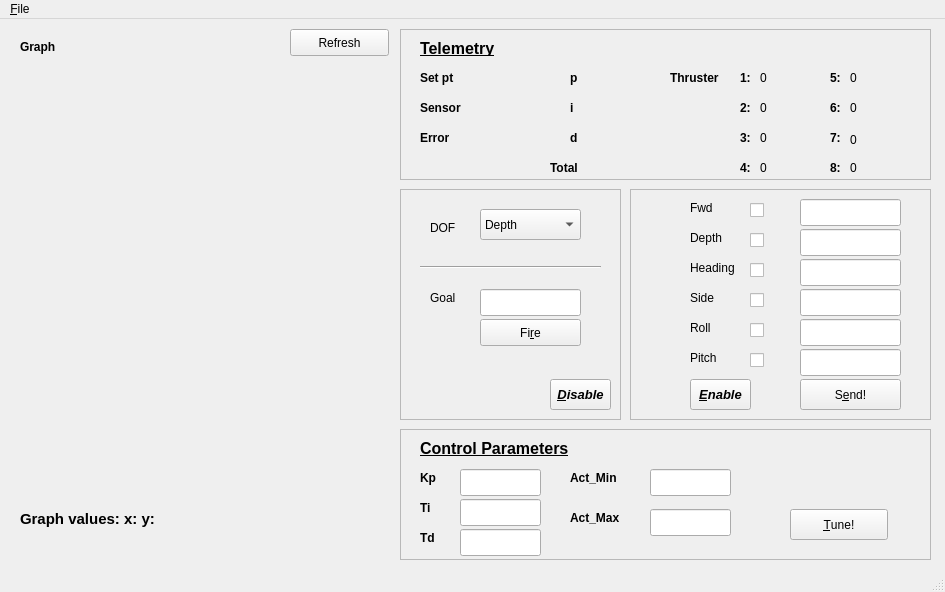
<?xml version="1.0" encoding="UTF-8"?>
<ui version="4.0">
 <class>ControlSysUI</class>
 <widget class="QMainWindow" name="ControlSysUI">
  <property name="geometry">
   <rect>
    <x>0</x>
    <y>0</y>
    <width>945</width>
    <height>592</height>
   </rect>
  </property>
  <property name="windowTitle">
   <string>Control System UI</string>
  </property>
  <property name="tabShape">
   <enum>QTabWidget::Rounded</enum>
  </property>
  <widget class="QWidget" name="centralwidget">
   <widget class="QWidget" name="horizontalLayoutWidget">
    <property name="geometry">
     <rect>
      <x>20</x>
      <y>50</y>
      <width>371</width>
      <height>431</height>
     </rect>
    </property>
    <layout class="QHBoxLayout" name="graph">
     <item>
      <widget class="QCustomPlot" name="graph_canvas" native="true">
       <property name="cursor">
        <cursorShape>CrossCursor</cursorShape>
       </property>
      </widget>
     </item>
    </layout>
   </widget>
   <widget class="QLabel" name="graph_label">
    <property name="geometry">
     <rect>
      <x>20</x>
      <y>20</y>
      <width>66</width>
      <height>17</height>
     </rect>
    </property>
    <property name="text">
     <string>&lt;html&gt;&lt;head/&gt;&lt;body&gt;&lt;p&gt;&lt;span style=&quot; font-weight:600;&quot;&gt;Graph&lt;/span&gt;&lt;/p&gt;&lt;/body&gt;&lt;/html&gt;</string>
    </property>
   </widget>
   <widget class="QFrame" name="telemetry_box">
    <property name="geometry">
     <rect>
      <x>400</x>
      <y>10</y>
      <width>531</width>
      <height>151</height>
     </rect>
    </property>
    <property name="frameShape">
     <enum>QFrame::StyledPanel</enum>
    </property>
    <widget class="QLabel" name="setpt_label">
     <property name="geometry">
      <rect>
       <x>20</x>
       <y>40</y>
       <width>51</width>
       <height>17</height>
      </rect>
     </property>
     <property name="font">
      <font>
       <weight>75</weight>
       <bold>true</bold>
      </font>
     </property>
     <property name="text">
      <string>Set pt</string>
     </property>
    </widget>
    <widget class="QLabel" name="sensor_label">
     <property name="geometry">
      <rect>
       <x>20</x>
       <y>70</y>
       <width>51</width>
       <height>17</height>
      </rect>
     </property>
     <property name="font">
      <font>
       <weight>75</weight>
       <bold>true</bold>
      </font>
     </property>
     <property name="text">
      <string>Sensor</string>
     </property>
    </widget>
    <widget class="QLabel" name="error_label">
     <property name="geometry">
      <rect>
       <x>20</x>
       <y>100</y>
       <width>51</width>
       <height>17</height>
      </rect>
     </property>
     <property name="font">
      <font>
       <weight>75</weight>
       <bold>true</bold>
      </font>
     </property>
     <property name="text">
      <string>Error</string>
     </property>
    </widget>
    <widget class="QLabel" name="KP_label">
     <property name="geometry">
      <rect>
       <x>170</x>
       <y>40</y>
       <width>21</width>
       <height>17</height>
      </rect>
     </property>
     <property name="font">
      <font>
       <weight>75</weight>
       <bold>true</bold>
      </font>
     </property>
     <property name="text">
      <string>p</string>
     </property>
    </widget>
    <widget class="QLabel" name="KI_label">
     <property name="geometry">
      <rect>
       <x>170</x>
       <y>70</y>
       <width>21</width>
       <height>17</height>
      </rect>
     </property>
     <property name="font">
      <font>
       <weight>75</weight>
       <bold>true</bold>
      </font>
     </property>
     <property name="text">
      <string>i</string>
     </property>
    </widget>
    <widget class="QLabel" name="KD_label">
     <property name="geometry">
      <rect>
       <x>170</x>
       <y>100</y>
       <width>21</width>
       <height>17</height>
      </rect>
     </property>
     <property name="font">
      <font>
       <weight>75</weight>
       <bold>true</bold>
      </font>
     </property>
     <property name="text">
      <string>d</string>
     </property>
    </widget>
    <widget class="QLabel" name="output_label">
     <property name="geometry">
      <rect>
       <x>150</x>
       <y>130</y>
       <width>51</width>
       <height>17</height>
      </rect>
     </property>
     <property name="font">
      <font>
       <weight>75</weight>
       <bold>true</bold>
      </font>
     </property>
     <property name="text">
      <string>Total</string>
     </property>
    </widget>
    <widget class="QLabel" name="thruster_label">
     <property name="geometry">
      <rect>
       <x>270</x>
       <y>40</y>
       <width>61</width>
       <height>17</height>
      </rect>
     </property>
     <property name="font">
      <font>
       <weight>75</weight>
       <bold>true</bold>
      </font>
     </property>
     <property name="text">
      <string>Thruster</string>
     </property>
    </widget>
    <widget class="QLabel" name="setpt_val">
     <property name="geometry">
      <rect>
       <x>80</x>
       <y>40</y>
       <width>66</width>
       <height>17</height>
      </rect>
     </property>
     <property name="text">
      <string/>
     </property>
    </widget>
    <widget class="QLabel" name="sensor_val">
     <property name="geometry">
      <rect>
       <x>80</x>
       <y>70</y>
       <width>66</width>
       <height>17</height>
      </rect>
     </property>
     <property name="text">
      <string/>
     </property>
    </widget>
    <widget class="QLabel" name="error_val">
     <property name="geometry">
      <rect>
       <x>80</x>
       <y>100</y>
       <width>66</width>
       <height>17</height>
      </rect>
     </property>
     <property name="text">
      <string/>
     </property>
    </widget>
    <widget class="QLabel" name="p_val">
     <property name="geometry">
      <rect>
       <x>190</x>
       <y>40</y>
       <width>66</width>
       <height>17</height>
      </rect>
     </property>
     <property name="text">
      <string/>
     </property>
    </widget>
    <widget class="QLabel" name="i_val">
     <property name="geometry">
      <rect>
       <x>190</x>
       <y>70</y>
       <width>66</width>
       <height>17</height>
      </rect>
     </property>
     <property name="text">
      <string/>
     </property>
    </widget>
    <widget class="QLabel" name="d_val">
     <property name="geometry">
      <rect>
       <x>190</x>
       <y>100</y>
       <width>66</width>
       <height>17</height>
      </rect>
     </property>
     <property name="text">
      <string/>
     </property>
    </widget>
    <widget class="QLabel" name="total_val">
     <property name="geometry">
      <rect>
       <x>190</x>
       <y>130</y>
       <width>66</width>
       <height>17</height>
      </rect>
     </property>
     <property name="text">
      <string/>
     </property>
    </widget>
    <widget class="QLabel" name="thruster_val_1">
     <property name="geometry">
      <rect>
       <x>360</x>
       <y>40</y>
       <width>66</width>
       <height>17</height>
      </rect>
     </property>
     <property name="text">
      <string>0</string>
     </property>
    </widget>
    <widget class="QLabel" name="telemetry_label">
     <property name="geometry">
      <rect>
       <x>20</x>
       <y>10</y>
       <width>81</width>
       <height>17</height>
      </rect>
     </property>
     <property name="font">
      <font>
       <pointsize>12</pointsize>
       <weight>75</weight>
       <italic>true</italic>
       <bold>true</bold>
       <underline>true</underline>
      </font>
     </property>
     <property name="text">
      <string>&lt;html&gt;&lt;head/&gt;&lt;body&gt;&lt;p&gt;&lt;span style=&quot; font-style:normal;&quot;&gt;Telemetry&lt;/span&gt;&lt;/p&gt;&lt;/body&gt;&lt;/html&gt;</string>
     </property>
    </widget>
    <widget class="QLabel" name="thruster_val_2">
     <property name="geometry">
      <rect>
       <x>360</x>
       <y>70</y>
       <width>66</width>
       <height>17</height>
      </rect>
     </property>
     <property name="text">
      <string>0</string>
     </property>
    </widget>
    <widget class="QLabel" name="thruster_val_3">
     <property name="geometry">
      <rect>
       <x>360</x>
       <y>100</y>
       <width>66</width>
       <height>17</height>
      </rect>
     </property>
     <property name="text">
      <string>0</string>
     </property>
    </widget>
    <widget class="QLabel" name="thruster_val_4">
     <property name="geometry">
      <rect>
       <x>360</x>
       <y>130</y>
       <width>66</width>
       <height>17</height>
      </rect>
     </property>
     <property name="text">
      <string>0</string>
     </property>
    </widget>
    <widget class="QLabel" name="thruster_val_8">
     <property name="geometry">
      <rect>
       <x>450</x>
       <y>130</y>
       <width>66</width>
       <height>17</height>
      </rect>
     </property>
     <property name="text">
      <string>0</string>
     </property>
    </widget>
    <widget class="QLabel" name="thruster_val_6">
     <property name="geometry">
      <rect>
       <x>450</x>
       <y>70</y>
       <width>66</width>
       <height>17</height>
      </rect>
     </property>
     <property name="text">
      <string>0</string>
     </property>
    </widget>
    <widget class="QLabel" name="thruster_val_7">
     <property name="geometry">
      <rect>
       <x>450</x>
       <y>100</y>
       <width>71</width>
       <height>21</height>
      </rect>
     </property>
     <property name="text">
      <string>0</string>
     </property>
    </widget>
    <widget class="QLabel" name="thruster_val_5">
     <property name="geometry">
      <rect>
       <x>450</x>
       <y>40</y>
       <width>66</width>
       <height>17</height>
      </rect>
     </property>
     <property name="text">
      <string>0</string>
     </property>
    </widget>
    <widget class="QLabel" name="thruster_label_2">
     <property name="geometry">
      <rect>
       <x>340</x>
       <y>40</y>
       <width>21</width>
       <height>17</height>
      </rect>
     </property>
     <property name="font">
      <font>
       <weight>75</weight>
       <bold>true</bold>
      </font>
     </property>
     <property name="text">
      <string>1:</string>
     </property>
    </widget>
    <widget class="QLabel" name="thruster_label_3">
     <property name="geometry">
      <rect>
       <x>340</x>
       <y>70</y>
       <width>21</width>
       <height>17</height>
      </rect>
     </property>
     <property name="font">
      <font>
       <weight>75</weight>
       <bold>true</bold>
      </font>
     </property>
     <property name="text">
      <string>2:</string>
     </property>
    </widget>
    <widget class="QLabel" name="thruster_label_4">
     <property name="geometry">
      <rect>
       <x>340</x>
       <y>100</y>
       <width>21</width>
       <height>17</height>
      </rect>
     </property>
     <property name="font">
      <font>
       <weight>75</weight>
       <bold>true</bold>
      </font>
     </property>
     <property name="text">
      <string>3:</string>
     </property>
    </widget>
    <widget class="QLabel" name="thruster_label_5">
     <property name="geometry">
      <rect>
       <x>340</x>
       <y>130</y>
       <width>21</width>
       <height>17</height>
      </rect>
     </property>
     <property name="font">
      <font>
       <weight>75</weight>
       <bold>true</bold>
      </font>
     </property>
     <property name="text">
      <string>4:</string>
     </property>
    </widget>
    <widget class="QLabel" name="thruster_label_6">
     <property name="geometry">
      <rect>
       <x>430</x>
       <y>40</y>
       <width>21</width>
       <height>17</height>
      </rect>
     </property>
     <property name="font">
      <font>
       <weight>75</weight>
       <bold>true</bold>
      </font>
     </property>
     <property name="text">
      <string>5:</string>
     </property>
    </widget>
    <widget class="QLabel" name="thruster_label_7">
     <property name="geometry">
      <rect>
       <x>430</x>
       <y>70</y>
       <width>21</width>
       <height>17</height>
      </rect>
     </property>
     <property name="font">
      <font>
       <weight>75</weight>
       <bold>true</bold>
      </font>
     </property>
     <property name="text">
      <string>6:</string>
     </property>
    </widget>
    <widget class="QLabel" name="thruster_label_8">
     <property name="geometry">
      <rect>
       <x>430</x>
       <y>100</y>
       <width>21</width>
       <height>17</height>
      </rect>
     </property>
     <property name="font">
      <font>
       <weight>75</weight>
       <bold>true</bold>
      </font>
     </property>
     <property name="text">
      <string>7:</string>
     </property>
    </widget>
    <widget class="QLabel" name="thruster_label_9">
     <property name="geometry">
      <rect>
       <x>430</x>
       <y>130</y>
       <width>21</width>
       <height>17</height>
      </rect>
     </property>
     <property name="font">
      <font>
       <weight>75</weight>
       <bold>true</bold>
      </font>
     </property>
     <property name="text">
      <string>8:</string>
     </property>
    </widget>
   </widget>
   <widget class="QFrame" name="controparam_frame">
    <property name="geometry">
     <rect>
      <x>400</x>
      <y>410</y>
      <width>531</width>
      <height>131</height>
     </rect>
    </property>
    <property name="frameShape">
     <enum>QFrame::StyledPanel</enum>
    </property>
    <property name="frameShadow">
     <enum>QFrame::Raised</enum>
    </property>
    <widget class="QLabel" name="actmin_label">
     <property name="geometry">
      <rect>
       <x>170</x>
       <y>40</y>
       <width>61</width>
       <height>17</height>
      </rect>
     </property>
     <property name="font">
      <font>
       <weight>75</weight>
       <bold>true</bold>
      </font>
     </property>
     <property name="text">
      <string>Act_Min</string>
     </property>
    </widget>
    <widget class="QLabel" name="actmax_label">
     <property name="geometry">
      <rect>
       <x>170</x>
       <y>80</y>
       <width>71</width>
       <height>17</height>
      </rect>
     </property>
     <property name="font">
      <font>
       <weight>75</weight>
       <bold>true</bold>
      </font>
     </property>
     <property name="text">
      <string>Act_Max</string>
     </property>
    </widget>
    <widget class="QLabel" name="con_KD_label">
     <property name="geometry">
      <rect>
       <x>20</x>
       <y>100</y>
       <width>51</width>
       <height>17</height>
      </rect>
     </property>
     <property name="font">
      <font>
       <weight>75</weight>
       <bold>true</bold>
      </font>
     </property>
     <property name="text">
      <string>Td</string>
     </property>
    </widget>
    <widget class="QLabel" name="con_KI_label">
     <property name="geometry">
      <rect>
       <x>20</x>
       <y>70</y>
       <width>51</width>
       <height>17</height>
      </rect>
     </property>
     <property name="font">
      <font>
       <weight>75</weight>
       <bold>true</bold>
      </font>
     </property>
     <property name="text">
      <string>Ti</string>
     </property>
    </widget>
    <widget class="QLabel" name="Controlpara_label">
     <property name="geometry">
      <rect>
       <x>20</x>
       <y>10</y>
       <width>151</width>
       <height>17</height>
      </rect>
     </property>
     <property name="text">
      <string>&lt;html&gt;&lt;head/&gt;&lt;body&gt;&lt;p&gt;&lt;span style=&quot; font-size:12pt; font-weight:600; text-decoration: underline;&quot;&gt;Control Parameters&lt;/span&gt;&lt;/p&gt;&lt;/body&gt;&lt;/html&gt;</string>
     </property>
    </widget>
    <widget class="QLabel" name="con_KP_label">
     <property name="geometry">
      <rect>
       <x>20</x>
       <y>40</y>
       <width>51</width>
       <height>17</height>
      </rect>
     </property>
     <property name="font">
      <font>
       <weight>75</weight>
       <bold>true</bold>
      </font>
     </property>
     <property name="text">
      <string>Kp</string>
     </property>
    </widget>
    <widget class="QLineEdit" name="conKpVal">
     <property name="geometry">
      <rect>
       <x>60</x>
       <y>40</y>
       <width>81</width>
       <height>27</height>
      </rect>
     </property>
    </widget>
    <widget class="QLineEdit" name="conTiVal">
     <property name="geometry">
      <rect>
       <x>60</x>
       <y>70</y>
       <width>81</width>
       <height>27</height>
      </rect>
     </property>
    </widget>
    <widget class="QLineEdit" name="conMinVal">
     <property name="geometry">
      <rect>
       <x>250</x>
       <y>40</y>
       <width>81</width>
       <height>27</height>
      </rect>
     </property>
    </widget>
    <widget class="QLineEdit" name="conMaxVal">
     <property name="geometry">
      <rect>
       <x>250</x>
       <y>80</y>
       <width>81</width>
       <height>27</height>
      </rect>
     </property>
    </widget>
    <widget class="QPushButton" name="tuneButton">
     <property name="geometry">
      <rect>
       <x>390</x>
       <y>80</y>
       <width>98</width>
       <height>31</height>
      </rect>
     </property>
     <property name="text">
      <string>&amp;Tune!</string>
     </property>
     <property name="shortcut">
      <string>Ctrl+E</string>
     </property>
    </widget>
    <widget class="QLineEdit" name="conTdVal">
     <property name="geometry">
      <rect>
       <x>60</x>
       <y>100</y>
       <width>81</width>
       <height>27</height>
      </rect>
     </property>
    </widget>
   </widget>
   <widget class="QFrame" name="advanced_frame">
    <property name="geometry">
     <rect>
      <x>630</x>
      <y>170</y>
      <width>301</width>
      <height>231</height>
     </rect>
    </property>
    <property name="frameShape">
     <enum>QFrame::StyledPanel</enum>
    </property>
    <property name="frameShadow">
     <enum>QFrame::Raised</enum>
    </property>
    <widget class="QLabel" name="Fwd_label">
     <property name="geometry">
      <rect>
       <x>60</x>
       <y>10</y>
       <width>51</width>
       <height>17</height>
      </rect>
     </property>
     <property name="text">
      <string>Fwd</string>
     </property>
    </widget>
    <widget class="QCheckBox" name="fwd_check">
     <property name="geometry">
      <rect>
       <x>120</x>
       <y>10</y>
       <width>41</width>
       <height>22</height>
      </rect>
     </property>
     <property name="text">
      <string/>
     </property>
    </widget>
    <widget class="QLineEdit" name="fwd_val">
     <property name="geometry">
      <rect>
       <x>170</x>
       <y>10</y>
       <width>101</width>
       <height>27</height>
      </rect>
     </property>
    </widget>
    <widget class="QLabel" name="Depth_label">
     <property name="geometry">
      <rect>
       <x>60</x>
       <y>40</y>
       <width>51</width>
       <height>17</height>
      </rect>
     </property>
     <property name="text">
      <string>Depth</string>
     </property>
    </widget>
    <widget class="QCheckBox" name="depth_check">
     <property name="geometry">
      <rect>
       <x>120</x>
       <y>40</y>
       <width>41</width>
       <height>22</height>
      </rect>
     </property>
     <property name="text">
      <string/>
     </property>
     <property name="checked">
      <bool>false</bool>
     </property>
    </widget>
    <widget class="QLineEdit" name="depth_val">
     <property name="geometry">
      <rect>
       <x>170</x>
       <y>40</y>
       <width>101</width>
       <height>27</height>
      </rect>
     </property>
    </widget>
    <widget class="QLineEdit" name="yaw_val">
     <property name="geometry">
      <rect>
       <x>170</x>
       <y>70</y>
       <width>101</width>
       <height>27</height>
      </rect>
     </property>
    </widget>
    <widget class="QLabel" name="yaw_label">
     <property name="geometry">
      <rect>
       <x>60</x>
       <y>70</y>
       <width>61</width>
       <height>17</height>
      </rect>
     </property>
     <property name="text">
      <string>Heading</string>
     </property>
    </widget>
    <widget class="QCheckBox" name="yaw_check">
     <property name="geometry">
      <rect>
       <x>120</x>
       <y>70</y>
       <width>41</width>
       <height>22</height>
      </rect>
     </property>
     <property name="text">
      <string/>
     </property>
    </widget>
    <widget class="QLineEdit" name="sm_val">
     <property name="geometry">
      <rect>
       <x>170</x>
       <y>100</y>
       <width>101</width>
       <height>27</height>
      </rect>
     </property>
    </widget>
    <widget class="QCheckBox" name="sm_check">
     <property name="geometry">
      <rect>
       <x>120</x>
       <y>100</y>
       <width>41</width>
       <height>22</height>
      </rect>
     </property>
     <property name="text">
      <string/>
     </property>
    </widget>
    <widget class="QLabel" name="sm_label">
     <property name="geometry">
      <rect>
       <x>60</x>
       <y>100</y>
       <width>51</width>
       <height>17</height>
      </rect>
     </property>
     <property name="text">
      <string>Side</string>
     </property>
    </widget>
    <widget class="QPushButton" name="sendButton">
     <property name="geometry">
      <rect>
       <x>170</x>
       <y>190</y>
       <width>101</width>
       <height>31</height>
      </rect>
     </property>
     <property name="text">
      <string>S&amp;end!</string>
     </property>
     <property name="shortcut">
      <string>Ctrl+E</string>
     </property>
    </widget>
    <widget class="QPushButton" name="enabledButton">
     <property name="geometry">
      <rect>
       <x>60</x>
       <y>190</y>
       <width>61</width>
       <height>31</height>
      </rect>
     </property>
     <property name="font">
      <font>
       <pointsize>10</pointsize>
       <weight>75</weight>
       <italic>true</italic>
       <bold>true</bold>
      </font>
     </property>
     <property name="text">
      <string>&amp;Enable</string>
     </property>
     <property name="shortcut">
      <string>Ctrl+E</string>
     </property>
    </widget>
    <widget class="QLabel" name="sm_label_2">
     <property name="enabled">
      <bool>true</bool>
     </property>
     <property name="geometry">
      <rect>
       <x>60</x>
       <y>130</y>
       <width>51</width>
       <height>17</height>
      </rect>
     </property>
     <property name="text">
      <string>Roll</string>
     </property>
    </widget>
    <widget class="QCheckBox" name="roll_check">
     <property name="enabled">
      <bool>true</bool>
     </property>
     <property name="geometry">
      <rect>
       <x>120</x>
       <y>130</y>
       <width>41</width>
       <height>22</height>
      </rect>
     </property>
     <property name="text">
      <string/>
     </property>
    </widget>
    <widget class="QLineEdit" name="roll_val">
     <property name="enabled">
      <bool>true</bool>
     </property>
     <property name="geometry">
      <rect>
       <x>170</x>
       <y>130</y>
       <width>101</width>
       <height>27</height>
      </rect>
     </property>
    </widget>
    <widget class="QLineEdit" name="pitch_val">
     <property name="enabled">
      <bool>true</bool>
     </property>
     <property name="geometry">
      <rect>
       <x>170</x>
       <y>160</y>
       <width>101</width>
       <height>27</height>
      </rect>
     </property>
    </widget>
    <widget class="QLabel" name="sm_label_3">
     <property name="enabled">
      <bool>true</bool>
     </property>
     <property name="geometry">
      <rect>
       <x>60</x>
       <y>160</y>
       <width>51</width>
       <height>17</height>
      </rect>
     </property>
     <property name="text">
      <string>Pitch</string>
     </property>
    </widget>
    <widget class="QCheckBox" name="pitch_check">
     <property name="enabled">
      <bool>true</bool>
     </property>
     <property name="geometry">
      <rect>
       <x>120</x>
       <y>160</y>
       <width>41</width>
       <height>22</height>
      </rect>
     </property>
     <property name="text">
      <string/>
     </property>
    </widget>
   </widget>
   <widget class="QLabel" name="graphvalues">
    <property name="geometry">
     <rect>
      <x>20</x>
      <y>490</y>
      <width>321</width>
      <height>21</height>
     </rect>
    </property>
    <property name="font">
     <font>
      <pointsize>11</pointsize>
      <weight>75</weight>
      <bold>true</bold>
     </font>
    </property>
    <property name="text">
     <string>&lt;html&gt;&lt;head/&gt;&lt;body&gt;&lt;p&gt;Graph values:  x:       y:&lt;/p&gt;&lt;/body&gt;&lt;/html&gt;</string>
    </property>
    <property name="textFormat">
     <enum>Qt::AutoText</enum>
    </property>
   </widget>
   <widget class="QFrame" name="frame">
    <property name="geometry">
     <rect>
      <x>400</x>
      <y>170</y>
      <width>221</width>
      <height>231</height>
     </rect>
    </property>
    <property name="frameShape">
     <enum>QFrame::StyledPanel</enum>
    </property>
    <property name="frameShadow">
     <enum>QFrame::Raised</enum>
    </property>
    <widget class="QPushButton" name="fireButton">
     <property name="geometry">
      <rect>
       <x>80</x>
       <y>130</y>
       <width>101</width>
       <height>27</height>
      </rect>
     </property>
     <property name="autoFillBackground">
      <bool>true</bool>
     </property>
     <property name="text">
      <string>Fi&amp;re</string>
     </property>
     <property name="shortcut">
      <string>Ctrl+R</string>
     </property>
     <property name="checkable">
      <bool>false</bool>
     </property>
    </widget>
    <widget class="QLineEdit" name="goal_val">
     <property name="geometry">
      <rect>
       <x>80</x>
       <y>100</y>
       <width>101</width>
       <height>27</height>
      </rect>
     </property>
     <property name="cursor">
      <cursorShape>IBeamCursor</cursorShape>
     </property>
    </widget>
    <widget class="QLabel" name="Goal_label">
     <property name="geometry">
      <rect>
       <x>30</x>
       <y>100</y>
       <width>51</width>
       <height>17</height>
      </rect>
     </property>
     <property name="text">
      <string>Goal</string>
     </property>
    </widget>
    <widget class="QLabel" name="DOF_label">
     <property name="geometry">
      <rect>
       <x>30</x>
       <y>30</y>
       <width>51</width>
       <height>17</height>
      </rect>
     </property>
     <property name="text">
      <string>DOF</string>
     </property>
    </widget>
    <widget class="QComboBox" name="graphType">
     <property name="geometry">
      <rect>
       <x>80</x>
       <y>20</y>
       <width>101</width>
       <height>31</height>
      </rect>
     </property>
     <item>
      <property name="text">
       <string>Depth</string>
      </property>
     </item>
     <item>
      <property name="text">
       <string>Heading</string>
      </property>
     </item>
     <item>
      <property name="text">
       <string>Side</string>
      </property>
     </item>
     <item>
      <property name="text">
       <string>Forward</string>
      </property>
     </item>
     <item>
      <property name="text">
       <string>Roll</string>
      </property>
     </item>
     <item>
      <property name="text">
       <string>Pitch</string>
      </property>
     </item>
    </widget>
    <widget class="Line" name="line">
     <property name="geometry">
      <rect>
       <x>20</x>
       <y>70</y>
       <width>181</width>
       <height>16</height>
      </rect>
     </property>
     <property name="orientation">
      <enum>Qt::Horizontal</enum>
     </property>
    </widget>
    <widget class="QPushButton" name="disableButton">
     <property name="geometry">
      <rect>
       <x>150</x>
       <y>190</y>
       <width>61</width>
       <height>31</height>
      </rect>
     </property>
     <property name="font">
      <font>
       <pointsize>10</pointsize>
       <weight>75</weight>
       <italic>true</italic>
       <bold>true</bold>
      </font>
     </property>
     <property name="text">
      <string>&amp;Disable</string>
     </property>
     <property name="shortcut">
      <string>Ctrl+E</string>
     </property>
    </widget>
   </widget>
   <widget class="QPushButton" name="refreshButton">
    <property name="geometry">
     <rect>
      <x>290</x>
      <y>10</y>
      <width>99</width>
      <height>27</height>
     </rect>
    </property>
    <property name="text">
     <string>Refresh</string>
    </property>
   </widget>
   <zorder>frame</zorder>
   <zorder>horizontalLayoutWidget</zorder>
   <zorder>graph_label</zorder>
   <zorder>telemetry_box</zorder>
   <zorder>controparam_frame</zorder>
   <zorder>advanced_frame</zorder>
   <zorder>graphvalues</zorder>
   <zorder>refreshButton</zorder>
  </widget>
  <widget class="QMenuBar" name="menubar">
   <property name="geometry">
    <rect>
     <x>0</x>
     <y>0</y>
     <width>945</width>
     <height>25</height>
    </rect>
   </property>
   <widget class="QMenu" name="menuFile">
    <property name="title">
     <string>&amp;File</string>
    </property>
    <addaction name="actionSave"/>
    <addaction name="actionOpen"/>
    <addaction name="actionQuit"/>
   </widget>
   <addaction name="menuFile"/>
  </widget>
  <widget class="QStatusBar" name="statusbar"/>
  <action name="actionSave">
   <property name="text">
    <string>&amp;Save</string>
   </property>
   <property name="shortcut">
    <string>Ctrl+S</string>
   </property>
  </action>
  <action name="actionOpen">
   <property name="text">
    <string>&amp;Open</string>
   </property>
   <property name="shortcut">
    <string>Ctrl+O</string>
   </property>
  </action>
  <action name="actionQuit">
   <property name="text">
    <string>&amp;Quit</string>
   </property>
   <property name="shortcut">
    <string>Ctrl+Q</string>
   </property>
  </action>
 </widget>
 <customwidgets>
  <customwidget>
   <class>QCustomPlot</class>
   <extends>QWidget</extends>
   <header>qcustomplot.h</header>
   <container>1</container>
  </customwidget>
 </customwidgets>
 <tabstops>
  <tabstop>goal_val</tabstop>
  <tabstop>fireButton</tabstop>
  <tabstop>fwd_check</tabstop>
  <tabstop>fwd_val</tabstop>
  <tabstop>depth_check</tabstop>
  <tabstop>depth_val</tabstop>
  <tabstop>yaw_check</tabstop>
  <tabstop>yaw_val</tabstop>
  <tabstop>sm_check</tabstop>
  <tabstop>sm_val</tabstop>
  <tabstop>roll_check</tabstop>
  <tabstop>roll_val</tabstop>
  <tabstop>pitch_check</tabstop>
  <tabstop>pitch_val</tabstop>
  <tabstop>sendButton</tabstop>
  <tabstop>conKpVal</tabstop>
  <tabstop>conTiVal</tabstop>
  <tabstop>conTdVal</tabstop>
  <tabstop>conMinVal</tabstop>
  <tabstop>conMaxVal</tabstop>
  <tabstop>tuneButton</tabstop>
  <tabstop>enabledButton</tabstop>
  <tabstop>graphType</tabstop>
  <tabstop>disableButton</tabstop>
  <tabstop>refreshButton</tabstop>
 </tabstops>
 <resources/>
 <connections>
  <connection>
   <sender>actionQuit</sender>
   <signal>triggered()</signal>
   <receiver>ControlSysUI</receiver>
   <slot>close()</slot>
   <hints>
    <hint type="sourcelabel">
     <x>-1</x>
     <y>-1</y>
    </hint>
    <hint type="destinationlabel">
     <x>422</x>
     <y>284</y>
    </hint>
   </hints>
  </connection>
 </connections>
</ui>
